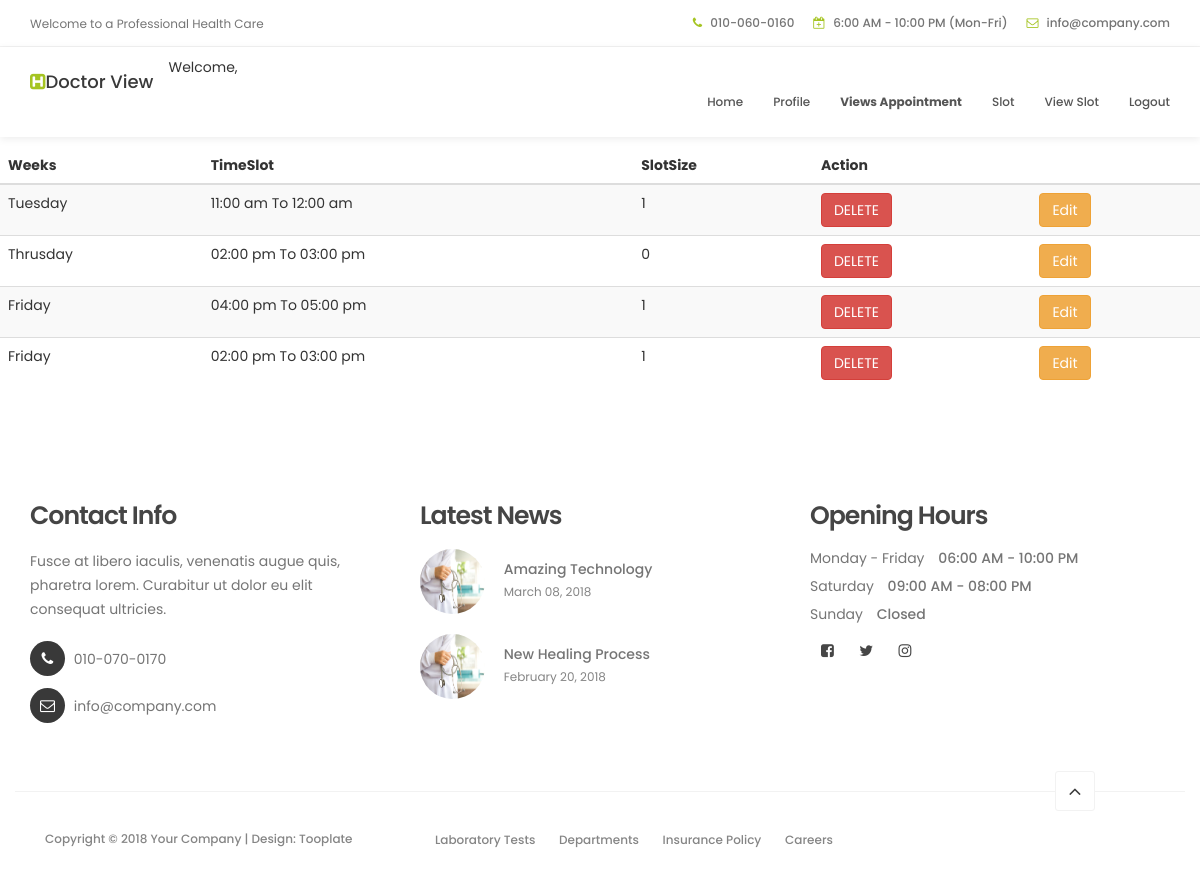
/viewslot/ (signed in), run on the app's committed database.
### myapp/models.py (models this page shows, shortened)
class Slot(models.Model):
    TIMESLOT_LIST = (
        (0, '09:00 am To 10:00 am'),
        (1, '10:00 Am TO 11:00 Am'),
        (2, '11:00 Am To 12:00 Am'),
        (3, '12:00 Am To 01:00 Pm'),
        (4, '02:00 Pm To 03:00 Pm'),
        (5, '03:00 Pm To 04:00 Pm'),
        (6, '04:00 Pm To 05:00 Pm'),
    )
    WEEKS = (
        (0,'Monday'),
        (1,'Tuesday'),
        (2,'Wednesday'),
        (3,'Thursday'),
        (4,'Friday'),
        (5,'Saturday'),
        (6,'Sunday'),
    )
    doctor_id = models.ForeignKey(User,on_delete=models.CASCADE)
    weeks  = models.IntegerField(choices=WEEKS)
    timeslot = models.IntegerField(choices=TIMESLOT_LIST)
    slotsize=models.IntegerField(default=1)

### myapp/views.py (the view)
# urls.py: path('viewslot/',views.view_slots,name='view-slot'),
@login_required(login_url='/login/')
def view_slots(request):
        many = Slot.objects.all().order_by('weeks')
        return render(request,'view-slot.html',{'many':many})

### myapp/templates/view-slot.html (shortened to what this page needs)
{% extends 'doctor1-header.html' %}
{% load static %}
{% block content %}
<!DOCTYPE html>
<html lang="en">
<head>
</head>
<body>
    <table class="table table-striped table-dark">
        <thead>
      {% if many %}
          <tr>
            <th scope="col">Weeks</th>
            <th scope="col">TimeSlot</th>
            <th scope="col">SlotSize</th>
            <th colspan="2">Action</th>
          </tr>
        </thead>
        <tbody>
       {% for one in many %}
          <tr>
            {% if one.weeks == 0 %}
            <td>Monday</td>
            {% elif one.weeks == 1 %}
            <td>Tuesday</td>
            {% elif one.weeks == 2 %}
            <td>Wednesday</td>
            {% elif one.weeks == 3 %}
            <td>Thrusday</td>
            {% elif one.weeks == 4 %}
            <td>Friday</td>
            {% elif one.weeks == 5 %}
            <td>Saturday</td>
            {% else %}
            <td>Sunday</td>
            {% endif %}
            {% if one.timeslot == 0 %}
            <td>09:00 am To 10:00 am</td>
            {% elif one.timeslot == 1 %}
            <td>10:00 am TO 11:00 am</td>
            {% elif one.timeslot == 2 %}
            <td>11:00 am To 12:00 am</td>
            {% elif one.timeslot == 3 %}
            <td>12:00 am To 01:00 pm</td>
            {% elif one.timeslot == 4 %}
            <td>02:00 pm To 03:00 pm</td>
            {% elif one.timeslot == 5 %}
            <td>03:00 pm To 04:00 pm</td>
            {% elif one.timeslot == 6 %}
            <td>04:00 pm To 05:00 pm</td>
            {% endif %}
            <td>{{one.slotsize}}</td>
            <td><a href="{% url 'delete-views' one.id %}"><button class="btn btn-danger">DELETE</button></a>  </td>
            <td><a href="{% url 'update-views' one.id  %}"><button class="btn btn-warning">Edit</button></a>  </td>
          </tr>
          {% endfor %}
        {% else %}
          <h3 style="color:red;" class="text-center">NO SLOT YET!!</h3>
        {% endif %}
          </tbody>
      </table>
</body>
</html>
{% endblock %}

### myapp/templates/doctor1-header.html (shortened to what this page needs)
{% load static %}
<!DOCTYPE html>
<html lang="en">
<head>
     <link rel="stylesheet" href="{% static 'css/bootstrap.min.css' %}">
     <link rel="stylesheet" href="{% static 'css/font-awesome.min.css' %}">
     <link rel="stylesheet" href="{% static 'css/animate.css' %}">
     <link rel="stylesheet" href="{% static 'css/owl.carousel.css' %}">
     <link rel="stylesheet" href="{% static 'css/owl.theme.default.min.css' %}">
     <link rel="stylesheet" href="{% static 'css/tooplate-style.css' %}">
</head>
<body id="top" data-spy="scroll" data-target=".navbar-collapse" data-offset="50">
     <header>
          <div class="container">
               <div class="row">
                    <div class="col-md-4 col-sm-5">
                         <p>Welcome to a Professional Health Care</p>
                    </div>
                    <div class="col-md-8 col-sm-7 text-align-right">
                         <span class="phone-icon"><i class="fa fa-phone"></i> 010-060-0160</span>
                         <span class="date-icon"><i class="fa fa-calendar-plus-o"></i> 6:00 AM - 10:00 PM (Mon-Fri)</span>
                         <span class="email-icon"><i class="fa fa-envelope-o"></i> <a href="#">info@company.com</a></span>
                    </div>
               </div>
          </div>
     </header>
     <section class="navbar navbar-default navbar-static-top" role="navigation">
          <div class="container">
               <div class="navbar-header">
                    <a href="index.html" class="navbar-brand"><i class="fa fa-h-square"></i>Doctor View</a>
               </div>
               Welcome,
               <div class="collapse navbar-collapse">
                    <ul class="nav navbar-nav navbar-right">
                         <li><a href="{% url 'index_doc' %}" class="smoothScroll">Home</a></li>
                         <li><a href="{% url 'update_profiles' %}" class="smoothScroll">Profile</a></li>
                         <li><a href="{% url 'appointment-views' %}" class="smoothScroll"><strong>Views Appointment</strong></a></li>
                         <li><a href="{% url 'slots' %}" class="smoothScroll">Slot</a></li>
                         <li><a href="{% url 'view-slot' %}" class="smoothScroll">View Slot</a></li>
                         <li><a href="{% url 'logout' %}" class="smoothScroll">Logout</a></li>
                    </ul>
               </div>
          </div>
     </section>
     {% block content %}
     {% endblock %}
     <footer data-stellar-background-ratio="5">
          <div class="container">
               <div class="row">
                    <div class="col-md-4 col-sm-4">
                         <div class="footer-thumb">
                              <h4 class="wow fadeInUp" data-wow-delay="0.4s">Contact Info</h4>
                              <p>Fusce at libero iaculis, venenatis augue quis, pharetra lorem. Curabitur ut dolor eu elit consequat ultricies.</p>
                              <div class="contact-info">
                                   <p><i class="fa fa-phone"></i> 010-070-0170</p>
                                   <p><i class="fa fa-envelope-o"></i> <a href="#">info@company.com</a></p>
                              </div>
                         </div>
                    </div>
                    <div class="col-md-4 col-sm-4">
                         <div class="footer-thumb">
                              <h4 class="wow fadeInUp" data-wow-delay="0.4s">Latest News</h4>
                              <div class="latest-stories">
                                   <div class="stories-image">
                                        <a href="#"><img src="{% static 'images/news-image.jpg' %}" class="img-responsive" alt=""></a>
                                   </div>
                                   <div class="stories-info">
                                        <a href="#"><h5>Amazing Technology</h5></a>
                                        <span>March 08, 2018</span>
                                   </div>
                              </div>
                              <div class="latest-stories">
                                   <div class="stories-image">
                                        <a href="#"><img src="{% static 'images/news-image.jpg' %}" class="img-responsive" alt=""></a>
                                   </div>
                                   <div class="stories-info">
                                        <a href="#"><h5>New Healing Process</h5></a>
                                        <span>February 20, 2018</span>
                                   </div>
                              </div>
                         </div>
                    </div>
                    <div class="col-md-4 col-sm-4">
                         <div class="footer-thumb">
                              <div class="opening-hours">
                                   <h4 class="wow fadeInUp" data-wow-delay="0.4s">Opening Hours</h4>
                                   <p>Monday - Friday <span>06:00 AM - 10:00 PM</span></p>
                                   <p>Saturday <span>09:00 AM - 08:00 PM</span></p>
                                   <p>Sunday <span>Closed</span></p>
                              </div>
                              <ul class="social-icon">
                                   <li><a href="#" class="fa fa-facebook-square" attr="facebook icon"></a></li>
                                   <li><a href="#" class="fa fa-twitter"></a></li>
                                   <li><a href="#" class="fa fa-instagram"></a></li>
                              </ul>
                         </div>
                    </div>
                    <div class="col-md-12 col-sm-12 border-top">
                         <div class="col-md-4 col-sm-6">
                              <div class="copyright-text">
                                   <p>Copyright &copy; 2018 Your Company
                                   | Design: Tooplate</p>
                              </div>
                         </div>
                         <div class="col-md-6 col-sm-6">
                              <div class="footer-link">
                                   <a href="#">Laboratory Tests</a>
                                   <a href="#">Departments</a>
                                   <a href="#">Insurance Policy</a>
                                   <a href="#">Careers</a>
                              </div>
                         </div>
                         <div class="col-md-2 col-sm-2 text-align-center">
                              <div class="angle-up-btn">
                                  <a href="#top" class="smoothScroll wow fadeInUp" data-wow-delay="1.2s"><i class="fa fa-angle-up"></i></a>
                              </div>
                         </div>
                    </div>
               </div>
          </div>
     </footer>
</body>
</html>

### myapp/static/css/tooplate-style.css (style rules this page uses)
body { background: #ffffff; font-family: 'Poppins', sans-serif; overflow-x: hidden; }
h1,h2,h3,h4,h5,h6 { font-weight: 600; line-height: inherit; }
h1,h2,h3,h4 { letter-spacing: -1px; }
h5 { font-weight: 500; }
h4 { color: #454545; font-size: 1.8em; padding-bottom: 2px; }
p { color: #757575; font-size: 14px; font-weight: normal; line-height: 24px; }
html { -webkit-font-smoothing: antialiased; }
a { color: #252525; -webkit-transition: 0.5s; transition: 0.5s; text-decoration: none !important; }
.text-align-right { text-align: right; }
.text-align-center { text-align: center; }
.border-top { border-top: 1px solid #f2f2f2; margin-top: 4em; padding-top: 2.5em; }
header { background: #ffffff; border-bottom: 1px solid #f2f2f2; display: flex; height: 45px; }
header .col-md-8 { padding-right: 0; }
header p, header span { font-size: 12px; line-height: 24px; padding-top: 12px; }
header a, header span { color: #747474; }
header span { font-weight: 500; display: inline-block; padding: 11px 15px; }
header span.date-icon { border-left: 1px solid #f2f2f2; border-right: 1px solid #f2f2f2; padding-right: 19px; padding-left: 19px; }
header span i { color: #a5c422; margin-right: 5px; }
.navbar-default { background: #ffffff; box-shadow: 0 2px 8px rgba(0,0,0,.075); border: none; margin-bottom: 0; padding: 10px; }
.navbar-default .navbar-brand { color: #393939; font-weight: 500; }
.navbar-default .navbar-brand .fa { color: #a5c422; }
.navbar-default .navbar-nav li a { color: #555555; font-size: 12px; font-weight: 500; padding-right: 20px; padding-left: 20px; -webkit-transition: all ease-in-out 0.4s; transition: all ease-in-out 0.4s; }
footer { padding-top: 80px; padding-bottom: 40px; }
footer h4 { padding-bottom: 5px; }
footer a { color: #757575; }
.contact-info { padding-top: 10px; }
.contact-info .fa { background: #393939; border-radius: 100%; color: #ffffff; font-size: 15px; width: 35px; height: 35px; line-height: 35px; text-align: center; margin-right: 5px; margin-bottom: 2px; }
.latest-stories { margin-bottom: 20px; }
.stories-image, .stories-info { display: inline-block; vertical-align: top; }
.stories-image img { border-radius: 100%; width: 65px; height: 65px; }
.stories-info { margin-left: 15px; }
.stories-info h5 { margin-bottom: 2px; }
.stories-info span { color: #858585; font-size: 12px; }
.opening-hours p { line-height: 18px; }
.opening-hours span { font-weight: 500; display: inline-block; padding-left: 10px; }
.copyright-text p, .footer-link a { color: #858585; font-size: 12px; font-weight: 500; }
.footer-link a { font-size: 12px; display: inline-block; padding: 0 10px; margin-top: 4px; }
.angle-up-btn { position: relative; bottom: 4em; display: block; }
.angle-up-btn a { background: #ffffff; border: 1px solid #f2f2f2; border-radius: 3px; font-size: 20px; color: #393939; display: inline-block; text-align: center; width: 40px; height: 40px; line-height: 38px; transition: transform 0.1s ease-in; transform: translateX(0); }
.social-icon { position: relative; padding: 0; margin: 0; }
.social-icon li { display: inline-block; list-style: none; }
.social-icon li a { border-radius: 100px; color: #464646; font-size: 15px; width: 35px; height: 35px; line-height: 35px; text-decoration: none; text-align: center; transition: all 0.4s ease-in-out; position: relative; }
@media only screen and (max-width: 1200px) { header { height: inherit; } }
@media only screen and (max-width: 1200px) { header span.date-icon { border: 0; padding-right: 0; padding-left: 0; } }
@media only screen and (max-width: 1200px) { header span.email-icon { padding-top: 0; } }
@media only screen and (max-width: 1200px) { .navbar-default .navbar-nav li a { padding-right: 15px; padding-left: 15px; } }

### data on the page
Slot: weeks "Tuesday", timeslot "11:00 am To 12:00 am", slotsize "1"
Slot: weeks "Thrusday", timeslot "02:00 pm To 03:00 pm", slotsize "0"
Slot: weeks "Friday", timeslot "04:00 pm To 05:00 pm", slotsize "1"
Slot: weeks "Friday", timeslot "02:00 pm To 03:00 pm", slotsize "1"
